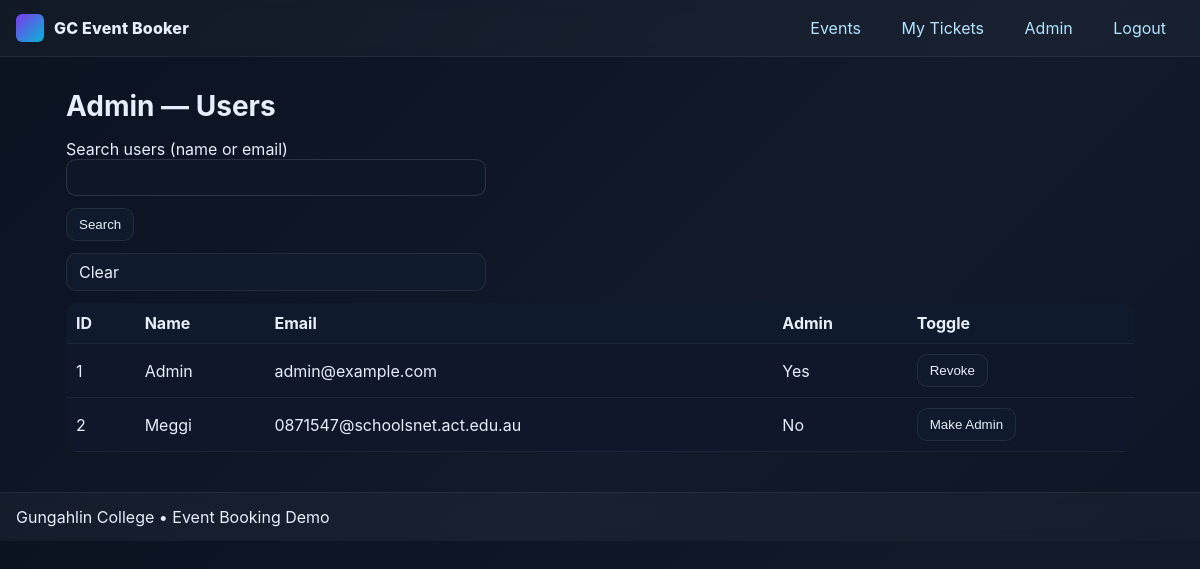
The page /admin/users (signed in) on the database its author committed.
### models.py (models this page shows)
class User(db.Model):
    __tablename__ = "User"
    id = db.Column(db.BigInteger, primary_key=True, autoincrement=True)
    name = db.Column(db.Text, nullable=False)
    email = db.Column(db.Text, nullable=False, unique=True)
    password = db.Column(db.Text, nullable=False)
    admin = db.Column(db.Boolean, nullable=False, default=False)
    resetToken = db.Column(db.Text)        # nullable
    resetExpires = db.Column(db.Text)      # ISO string, nullable
    tickets = db.relationship("Ticket", back_populates="user", cascade="all, delete-orphan")

### app.py (the view, shortened to what this page needs)
    @app.route("/admin/users")
    @admin_required
    def admin_users():
        q = request.args.get("q", "").strip().lower()
        qry = User.query
        users = qry.order_by(User.name.asc()).all()
        return render_template("admin_users.html", users=users, q=q, user=current_user())

### templates/admin_users.html
{% extends "base.html" %}
{% block content %}
<h1>Admin — Users</h1>
<form method="get" class="form" style="max-width:420px;margin-bottom:12px;">
  <label>Search users (name or email)
    <input type="text" name="q" value="{{ q or '' }}">
  </label>
  <button class="btn" type="submit">Search</button>
  <a class="btn" href="{{ url_for('admin_users') }}">Clear</a>
</form>
<table class="table">
  <thead>
    <tr><th>ID</th><th>Name</th><th>Email</th><th>Admin</th><th>Toggle</th></tr>
  </thead>
  <tbody>
    {% for u in users %}
    <tr>
      <td>{{ u.id }}</td>
      <td>{{ u.name }}</td>
      <td>{{ u.email }}</td>
      <td>{{ 'Yes' if u.admin else 'No' }}</td>
      <td>
        <form method="post" action="{{ url_for('admin_toggle_admin', user_id=u.id) }}">
          <button class="btn" type="submit">{{ 'Revoke' if u.admin else 'Make Admin' }}</button>
        </form>
      </td>
    </tr>
    {% endfor %}
  </tbody>
</table>
{% endblock %}

### static/style.css (style rules this page uses)
:root { --bg:#0b1220; --panel:#0f172a; --muted:#8aa0bd; --text:#e7eefc; --brand:#7c3aed; --brand2:#06b6d4; --ok:#22c55e; --warn:#f59e0b; --danger:#ef4444; }
* { box-sizing:border-box }
html,body { margin:0;padding:0;background:linear-gradient(135deg,var(--bg),#121a2b 60%, #0e1726);color:var(--text);font-family:Inter,system-ui,-apple-system,Segoe UI,Roboto,Arial,sans-serif; }
a { color:#b3e5ff;text-decoration:none }
h1 { font-size:28px;margin:0 0 16px }
.btn { display:inline-block;padding:8px 12px;border-radius:10px;background:#0f1b2c;border:1px solid rgba(255,255,255,0.08);color:var(--text) }
.form { display:grid;gap:12px;max-width:460px }
.form input, .form select, .form textarea { width:100%;padding:10px 12px;border-radius:10px;border:1px solid rgba(255,255,255,0.12); background:#0e1728;color:var(--text);resize:vertical }
.form button { justify-self:start }
.table { width:100%;border-collapse:collapse;background:var(--panel);border-radius:12px;overflow:hidden }
.table th,.table td { padding:10px;border-bottom:1px solid rgba(255,255,255,0.06);text-align:left }
.table thead th { background:#0f1b2c }

### rows shown on the page
User: id "1", name "Admin", email "admin@example.com", admin "Yes", admin "Revoke"
User: id "2", name "Meggi", email "0871547@schoolsnet.act.edu.au", admin "No", admin "Make Admin"
